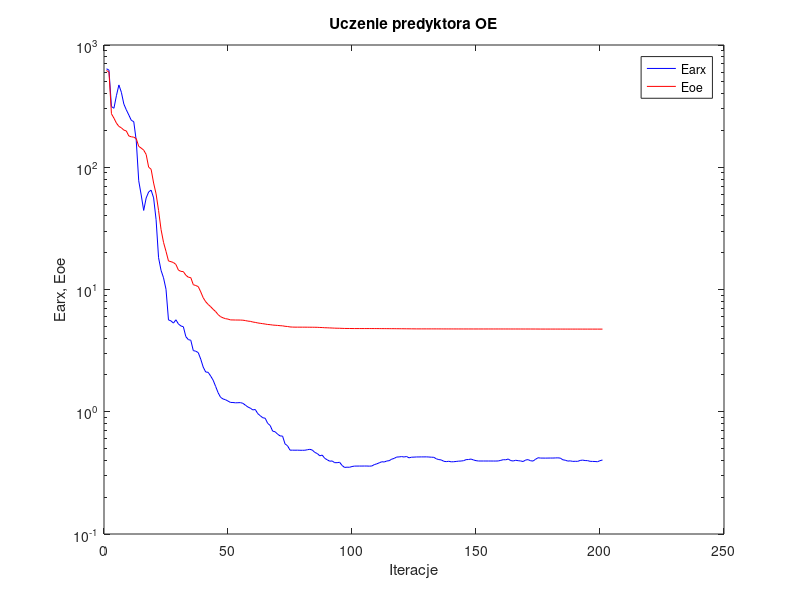
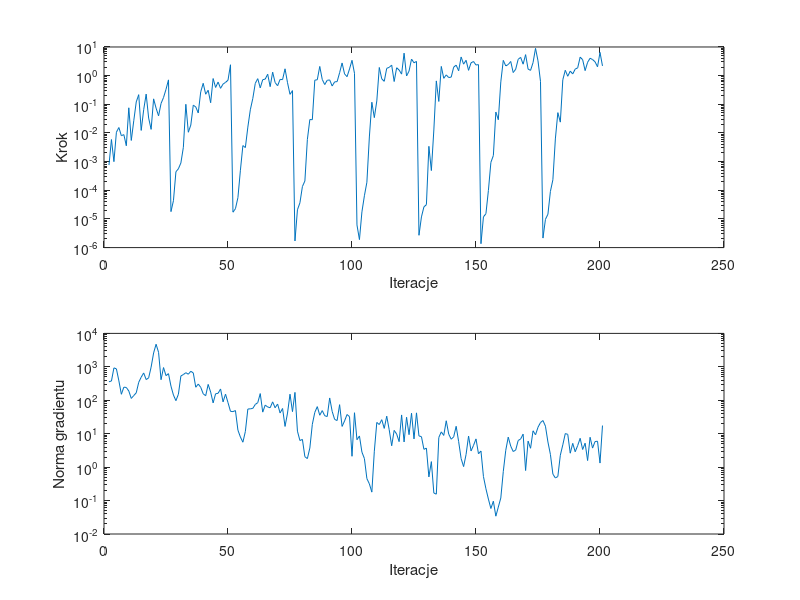

The MATLAB source for these figures, in order:
%uczenie predyktora oe
clear all;
n=0; farx(n+1)=6.388722e+002; foe(n+1)=6.184733e+002; wspucz(n+1)=0.000000e+000; ng(n+1)=0.000000e+000;
%odnowa zmiennej metryki
n=1; farx(n+1)=6.235286e+002; foe(n+1)=6.007330e+002; krok(n+1)=7.589753e-004; ng(n+1)=3.577836e+002;
n=2; farx(n+1)=3.135136e+002; foe(n+1)=2.738732e+002; krok(n+1)=5.906887e-003; ng(n+1)=3.764640e+002;
n=3; farx(n+1)=3.038053e+002; foe(n+1)=2.522044e+002; krok(n+1)=9.977322e-004; ng(n+1)=9.317530e+002;
n=4; farx(n+1)=3.846692e+002; foe(n+1)=2.298715e+002; krok(n+1)=1.063635e-002; ng(n+1)=8.681651e+002;
n=5; farx(n+1)=4.713967e+002; foe(n+1)=2.158152e+002; krok(n+1)=1.547432e-002; ng(n+1)=3.799732e+002;
n=6; farx(n+1)=4.105166e+002; foe(n+1)=2.102595e+002; krok(n+1)=8.009570e-003; ng(n+1)=1.510174e+002;
n=7; farx(n+1)=3.289035e+002; foe(n+1)=2.012956e+002; krok(n+1)=8.751130e-003; ng(n+1)=2.463629e+002;
n=8; farx(n+1)=2.949685e+002; foe(n+1)=1.981579e+002; krok(n+1)=3.576264e-003; ng(n+1)=2.413865e+002;
n=9; farx(n+1)=2.677198e+002; foe(n+1)=1.803283e+002; krok(n+1)=7.549232e-002; ng(n+1)=1.886854e+002;
n=10; farx(n+1)=2.422181e+002; foe(n+1)=1.775000e+002; krok(n+1)=5.478088e-003; ng(n+1)=1.134096e+002;
n=11; farx(n+1)=2.358784e+002; foe(n+1)=1.763259e+002; krok(n+1)=2.667694e-002; ng(n+1)=1.384937e+002;
n=12; farx(n+1)=1.651917e+002; foe(n+1)=1.715051e+002; krok(n+1)=1.210679e-001; ng(n+1)=1.666532e+002;
n=13; farx(n+1)=7.753176e+001; foe(n+1)=1.482066e+002; krok(n+1)=2.169866e-001; ng(n+1)=3.450222e+002;
n=14; farx(n+1)=5.926861e+001; foe(n+1)=1.434498e+002; krok(n+1)=1.226153e-002; ng(n+1)=4.902881e+002;
n=15; farx(n+1)=4.434476e+001; foe(n+1)=1.380822e+002; krok(n+1)=6.488875e-002; ng(n+1)=6.566694e+002;
n=16; farx(n+1)=5.602896e+001; foe(n+1)=1.272117e+002; krok(n+1)=2.268451e-001; ng(n+1)=4.155063e+002;
n=17; farx(n+1)=6.278759e+001; foe(n+1)=1.002388e+002; krok(n+1)=3.322261e-002; ng(n+1)=4.680737e+002;
n=18; farx(n+1)=6.500638e+001; foe(n+1)=9.622940e+001; krok(n+1)=1.333847e-002; ng(n+1)=9.808882e+002;
n=19; farx(n+1)=5.620997e+001; foe(n+1)=7.430647e+001; krok(n+1)=1.548452e-001; ng(n+1)=2.595987e+003;
n=20; farx(n+1)=3.727181e+001; foe(n+1)=6.056166e+001; krok(n+1)=7.340057e-002; ng(n+1)=4.739201e+003;
n=21; farx(n+1)=1.819918e+001; foe(n+1)=4.431393e+001; krok(n+1)=3.959818e-002; ng(n+1)=2.717498e+003;
n=22; farx(n+1)=1.435079e+001; foe(n+1)=3.099243e+001; krok(n+1)=1.066998e-001; ng(n+1)=4.120000e+002;
n=23; farx(n+1)=1.246750e+001; foe(n+1)=2.430299e+001; krok(n+1)=1.725040e-001; ng(n+1)=9.502742e+002;
n=24; farx(n+1)=1.005102e+001; foe(n+1)=2.051849e+001; krok(n+1)=3.326660e-001; ng(n+1)=5.452748e+002;
n=25; farx(n+1)=5.640524e+000; foe(n+1)=1.712158e+001; krok(n+1)=7.113726e-001; ng(n+1)=6.251340e+002;
%odnowa zmiennej metryki
n=26; farx(n+1)=5.537723e+000; foe(n+1)=1.689112e+001; krok(n+1)=1.800720e-005; ng(n+1)=2.642260e+002;
n=27; farx(n+1)=5.311192e+000; foe(n+1)=1.662314e+001; krok(n+1)=4.334515e-005; ng(n+1)=1.431440e+002;
n=28; farx(n+1)=5.654650e+000; foe(n+1)=1.602525e+001; krok(n+1)=4.430569e-004; ng(n+1)=9.724720e+001;
n=29; farx(n+1)=5.226773e+000; foe(n+1)=1.440978e+001; krok(n+1)=5.636956e-004; ng(n+1)=1.515954e+002;
n=30; farx(n+1)=5.033712e+000; foe(n+1)=1.407130e+001; krok(n+1)=8.989513e-004; ng(n+1)=5.334567e+002;
n=31; farx(n+1)=4.958751e+000; foe(n+1)=1.400826e+001; krok(n+1)=3.159755e-003; ng(n+1)=5.873586e+002;
n=32; farx(n+1)=4.115087e+000; foe(n+1)=1.309053e+001; krok(n+1)=1.001107e-001; ng(n+1)=6.674899e+002;
n=33; farx(n+1)=3.893088e+000; foe(n+1)=1.260417e+001; krok(n+1)=1.059021e-002; ng(n+1)=6.012347e+002;
n=34; farx(n+1)=3.842445e+000; foe(n+1)=1.250112e+001; krok(n+1)=1.887308e-002; ng(n+1)=7.360848e+002;
n=35; farx(n+1)=3.164544e+000; foe(n+1)=1.095363e+001; krok(n+1)=9.327289e-002; ng(n+1)=6.575463e+002;
n=36; farx(n+1)=3.127941e+000; foe(n+1)=1.077470e+001; krok(n+1)=8.100548e-002; ng(n+1)=2.454353e+002;
n=37; farx(n+1)=3.047051e+000; foe(n+1)=1.056499e+001; krok(n+1)=4.981739e-002; ng(n+1)=3.057406e+002;
n=38; farx(n+1)=2.694641e+000; foe(n+1)=9.568280e+000; krok(n+1)=2.730638e-001; ng(n+1)=2.435968e+002;
n=39; farx(n+1)=2.319915e+000; foe(n+1)=8.562677e+000; krok(n+1)=5.403454e-001; ng(n+1)=1.563888e+002;
n=40; farx(n+1)=2.114408e+000; foe(n+1)=7.945856e+000; krok(n+1)=2.250273e-001; ng(n+1)=1.365325e+002;
n=41; farx(n+1)=2.102035e+000; foe(n+1)=7.546411e+000; krok(n+1)=3.091610e-001; ng(n+1)=2.980475e+002;
n=42; farx(n+1)=1.960800e+000; foe(n+1)=7.236006e+000; krok(n+1)=1.134226e-001; ng(n+1)=1.759307e+002;
n=43; farx(n+1)=1.813025e+000; foe(n+1)=6.886264e+000; krok(n+1)=7.926233e-001; ng(n+1)=8.350203e+001;
n=44; farx(n+1)=1.613748e+000; foe(n+1)=6.602613e+000; krok(n+1)=3.867248e-001; ng(n+1)=1.565539e+002;
n=45; farx(n+1)=1.433130e+000; foe(n+1)=6.238711e+000; krok(n+1)=5.974954e-001; ng(n+1)=1.613819e+002;
n=46; farx(n+1)=1.312173e+000; foe(n+1)=5.992143e+000; krok(n+1)=3.607908e-001; ng(n+1)=2.177665e+002;
n=47; farx(n+1)=1.272310e+000; foe(n+1)=5.866795e+000; krok(n+1)=5.076342e-001; ng(n+1)=8.945213e+001;
n=48; farx(n+1)=1.254091e+000; foe(n+1)=5.771948e+000; krok(n+1)=5.819545e-001; ng(n+1)=1.521465e+002;
n=49; farx(n+1)=1.222539e+000; foe(n+1)=5.726450e+000; krok(n+1)=6.930078e-001; ng(n+1)=8.502250e+001;
n=50; farx(n+1)=1.191973e+000; foe(n+1)=5.640677e+000; krok(n+1)=2.398148e+000; ng(n+1)=4.667175e+001;
%odnowa zmiennej metryki
n=51; farx(n+1)=1.190383e+000; foe(n+1)=5.636497e+000; krok(n+1)=1.720017e-005; ng(n+1)=4.573846e+001;
n=52; farx(n+1)=1.183428e+000; foe(n+1)=5.628559e+000; krok(n+1)=2.277085e-005; ng(n+1)=4.921766e+001;
n=53; farx(n+1)=1.185569e+000; foe(n+1)=5.627176e+000; krok(n+1)=5.547503e-005; ng(n+1)=1.273497e+001;
n=54; farx(n+1)=1.187776e+000; foe(n+1)=5.623449e+000; krok(n+1)=5.011162e-004; ng(n+1)=7.946041e+000;
n=55; farx(n+1)=1.172067e+000; foe(n+1)=5.610287e+000; krok(n+1)=3.625910e-003; ng(n+1)=5.563074e+000;
n=56; farx(n+1)=1.132760e+000; foe(n+1)=5.569674e+000; krok(n+1)=3.096185e-003; ng(n+1)=1.166369e+001;
n=57; farx(n+1)=1.094261e+000; foe(n+1)=5.514469e+000; krok(n+1)=1.600986e-002; ng(n+1)=5.467351e+001;
n=58; farx(n+1)=1.070155e+000; foe(n+1)=5.489118e+000; krok(n+1)=6.442938e-002; ng(n+1)=5.549904e+001;
n=59; farx(n+1)=1.035680e+000; foe(n+1)=5.421221e+000; krok(n+1)=1.601162e-001; ng(n+1)=5.710863e+001;
n=60; farx(n+1)=1.042992e+000; foe(n+1)=5.380639e+000; krok(n+1)=5.403454e-001; ng(n+1)=7.498763e+001;
n=61; farx(n+1)=9.651516e-001; foe(n+1)=5.327436e+000; krok(n+1)=7.847380e-001; ng(n+1)=8.486811e+001;
n=62; farx(n+1)=9.287032e-001; foe(n+1)=5.289371e+000; krok(n+1)=3.745525e-001; ng(n+1)=1.584871e+002;
n=63; farx(n+1)=8.936082e-001; foe(n+1)=5.254360e+000; krok(n+1)=7.214488e-001; ng(n+1)=4.416737e+001;
n=64; farx(n+1)=8.850469e-001; foe(n+1)=5.218117e+000; krok(n+1)=7.571530e-001; ng(n+1)=7.157567e+001;
n=65; farx(n+1)=8.034609e-001; foe(n+1)=5.175164e+000; krok(n+1)=1.120145e+000; ng(n+1)=6.302888e+001;
n=66; farx(n+1)=7.725571e-001; foe(n+1)=5.157380e+000; krok(n+1)=4.128102e-001; ng(n+1)=5.974628e+001;
n=67; farx(n+1)=6.943484e-001; foe(n+1)=5.119617e+000; krok(n+1)=1.322970e+000; ng(n+1)=8.960982e+001;
n=68; farx(n+1)=6.858488e-001; foe(n+1)=5.101125e+000; krok(n+1)=5.736932e-001; ng(n+1)=5.971464e+001;
n=69; farx(n+1)=6.554786e-001; foe(n+1)=5.083320e+000; krok(n+1)=4.446475e-001; ng(n+1)=7.705914e+001;
n=70; farx(n+1)=6.343918e-001; foe(n+1)=5.058697e+000; krok(n+1)=7.386536e-001; ng(n+1)=4.168838e+001;
n=71; farx(n+1)=6.323451e-001; foe(n+1)=5.044175e+000; krok(n+1)=7.271671e-001; ng(n+1)=5.681595e+001;
n=72; farx(n+1)=5.456670e-001; foe(n+1)=5.001846e+000; krok(n+1)=1.731795e+000; ng(n+1)=1.649428e+001;
n=73; farx(n+1)=5.271347e-001; foe(n+1)=4.981295e+000; krok(n+1)=5.657309e-001; ng(n+1)=4.148971e+001;
n=74; farx(n+1)=4.852113e-001; foe(n+1)=4.941096e+000; krok(n+1)=2.223238e-001; ng(n+1)=1.517855e+002;
n=75; farx(n+1)=4.850552e-001; foe(n+1)=4.927842e+000; krok(n+1)=3.005969e-001; ng(n+1)=4.569311e+001;
%odnowa zmiennej metryki
n=76; farx(n+1)=4.846740e-001; foe(n+1)=4.921098e+000; krok(n+1)=1.704794e-006; ng(n+1)=1.719702e+002;
n=77; farx(n+1)=4.849659e-001; foe(n+1)=4.920682e+000; krok(n+1)=2.088415e-005; ng(n+1)=1.191356e+001;
n=78; farx(n+1)=4.841881e-001; foe(n+1)=4.920446e+000; krok(n+1)=3.654973e-005; ng(n+1)=6.243257e+000;
n=79; farx(n+1)=4.839767e-001; foe(n+1)=4.919349e+000; krok(n+1)=1.347782e-004; ng(n+1)=6.763990e+000;
n=80; farx(n+1)=4.844668e-001; foe(n+1)=4.919224e+000; krok(n+1)=2.111695e-004; ng(n+1)=2.045383e+000;
n=81; farx(n+1)=4.888946e-001; foe(n+1)=4.916606e+000; krok(n+1)=5.894618e-003; ng(n+1)=1.800956e+000;
n=82; farx(n+1)=4.929526e-001; foe(n+1)=4.914519e+000; krok(n+1)=2.946581e-002; ng(n+1)=3.733962e+000;
n=83; farx(n+1)=4.859006e-001; foe(n+1)=4.912940e+000; krok(n+1)=2.896961e-002; ng(n+1)=1.901158e+001;
n=84; farx(n+1)=4.649002e-001; foe(n+1)=4.909931e+000; krok(n+1)=6.954939e-001; ng(n+1)=4.348127e+001;
n=85; farx(n+1)=4.552351e-001; foe(n+1)=4.905703e+000; krok(n+1)=7.178655e-001; ng(n+1)=6.451104e+001;
n=86; farx(n+1)=4.363022e-001; foe(n+1)=4.892207e+000; krok(n+1)=2.094318e+000; ng(n+1)=3.565178e+001;
n=87; farx(n+1)=4.419689e-001; foe(n+1)=4.884758e+000; krok(n+1)=7.382907e-001; ng(n+1)=4.908967e+001;
n=88; farx(n+1)=4.159226e-001; foe(n+1)=4.867355e+000; krok(n+1)=4.884576e-001; ng(n+1)=3.440382e+001;
n=89; farx(n+1)=4.047729e-001; foe(n+1)=4.861387e+000; krok(n+1)=6.855549e-001; ng(n+1)=3.264292e+001;
n=90; farx(n+1)=3.939680e-001; foe(n+1)=4.850745e+000; krok(n+1)=7.101669e-001; ng(n+1)=1.173118e+002;
n=91; farx(n+1)=3.958866e-001; foe(n+1)=4.841063e+000; krok(n+1)=4.353621e-001; ng(n+1)=4.650566e+001;
n=92; farx(n+1)=3.833633e-001; foe(n+1)=4.829193e+000; krok(n+1)=6.063266e-001; ng(n+1)=2.673477e+001;
n=93; farx(n+1)=3.832113e-001; foe(n+1)=4.822480e+000; krok(n+1)=6.182030e-001; ng(n+1)=2.479208e+001;
n=94; farx(n+1)=3.861899e-001; foe(n+1)=4.818518e+000; krok(n+1)=1.261180e+000; ng(n+1)=7.384044e+001;
n=95; farx(n+1)=3.636003e-001; foe(n+1)=4.810149e+000; krok(n+1)=2.772031e+000; ng(n+1)=1.650244e+001;
n=96; farx(n+1)=3.503129e-001; foe(n+1)=4.801634e+000; krok(n+1)=1.147757e+000; ng(n+1)=2.404816e+001;
n=97; farx(n+1)=3.521007e-001; foe(n+1)=4.799290e+000; krok(n+1)=9.205345e-001; ng(n+1)=3.748153e+001;
n=98; farx(n+1)=3.513769e-001; foe(n+1)=4.797731e+000; krok(n+1)=1.710369e+000; ng(n+1)=3.232963e+001;
n=99; farx(n+1)=3.564487e-001; foe(n+1)=4.794266e+000; krok(n+1)=3.430439e+000; ng(n+1)=2.112651e+000;
n=100; farx(n+1)=3.592728e-001; foe(n+1)=4.792192e+000; krok(n+1)=1.207877e+000; ng(n+1)=4.239411e+001;
%odnowa zmiennej metryki
n=101; farx(n+1)=3.594530e-001; foe(n+1)=4.792150e+000; krok(n+1)=6.176249e-006; ng(n+1)=6.613387e+000;
n=102; farx(n+1)=3.595778e-001; foe(n+1)=4.792128e+000; krok(n+1)=1.899935e-006; ng(n+1)=8.560386e+000;
n=103; farx(n+1)=3.595982e-001; foe(n+1)=4.792111e+000; krok(n+1)=1.766648e-005; ng(n+1)=2.814570e+000;
n=104; farx(n+1)=3.597942e-001; foe(n+1)=4.792081e+000; krok(n+1)=6.446963e-005; ng(n+1)=1.810735e+000;
n=105; farx(n+1)=3.597700e-001; foe(n+1)=4.792075e+000; krok(n+1)=1.906226e-004; ng(n+1)=4.539958e-001;
n=106; farx(n+1)=3.589752e-001; foe(n+1)=4.791993e+000; krok(n+1)=7.251821e-003; ng(n+1)=3.164495e-001;
n=107; farx(n+1)=3.599971e-001; foe(n+1)=4.791748e+000; krok(n+1)=1.181740e-001; ng(n+1)=1.789478e-001;
n=108; farx(n+1)=3.696622e-001; foe(n+1)=4.790805e+000; krok(n+1)=3.432277e-002; ng(n+1)=2.992546e+000;
n=109; farx(n+1)=3.749575e-001; foe(n+1)=4.790400e+000; krok(n+1)=1.310933e-001; ng(n+1)=2.170283e+001;
n=110; farx(n+1)=3.823061e-001; foe(n+1)=4.788105e+000; krok(n+1)=1.927884e+000; ng(n+1)=1.879880e+001;
n=111; farx(n+1)=3.899846e-001; foe(n+1)=4.786896e+000; krok(n+1)=7.709580e-001; ng(n+1)=2.628146e+001;
n=112; farx(n+1)=3.882177e-001; foe(n+1)=4.786096e+000; krok(n+1)=6.340524e-001; ng(n+1)=1.440644e+001;
n=113; farx(n+1)=3.954258e-001; foe(n+1)=4.784521e+000; krok(n+1)=1.800219e+000; ng(n+1)=3.341604e+001;
n=114; farx(n+1)=3.979100e-001; foe(n+1)=4.783015e+000; krok(n+1)=1.948980e+000; ng(n+1)=1.312876e+001;
n=115; farx(n+1)=4.092501e-001; foe(n+1)=4.781815e+000; krok(n+1)=2.325210e+000; ng(n+1)=4.360498e+000;
n=116; farx(n+1)=4.154438e-001; foe(n+1)=4.781290e+000; krok(n+1)=6.239201e-001; ng(n+1)=1.256783e+001;
n=117; farx(n+1)=4.260455e-001; foe(n+1)=4.778300e+000; krok(n+1)=1.885812e+000; ng(n+1)=9.768106e+000;
n=118; farx(n+1)=4.271058e-001; foe(n+1)=4.776798e+000; krok(n+1)=1.569476e+000; ng(n+1)=5.793939e+000;
n=119; farx(n+1)=4.299040e-001; foe(n+1)=4.776164e+000; krok(n+1)=1.131462e+000; ng(n+1)=3.640717e+001;
n=120; farx(n+1)=4.264913e-001; foe(n+1)=4.773388e+000; krok(n+1)=6.088646e+000; ng(n+1)=5.670882e+000;
n=121; farx(n+1)=4.305523e-001; foe(n+1)=4.771539e+000; krok(n+1)=9.730681e-001; ng(n+1)=3.104004e+001;
n=122; farx(n+1)=4.196625e-001; foe(n+1)=4.769520e+000; krok(n+1)=1.443163e+000; ng(n+1)=9.355593e+000;
n=123; farx(n+1)=4.249324e-001; foe(n+1)=4.767603e+000; krok(n+1)=3.781569e+000; ng(n+1)=4.094385e+001;
n=124; farx(n+1)=4.254791e-001; foe(n+1)=4.765591e+000; krok(n+1)=2.804781e+000; ng(n+1)=6.984698e+000;
n=125; farx(n+1)=4.268177e-001; foe(n+1)=4.763103e+000; krok(n+1)=3.138952e+000; ng(n+1)=4.200054e+001;
%odnowa zmiennej metryki
n=126; farx(n+1)=4.268680e-001; foe(n+1)=4.763070e+000; krok(n+1)=2.688548e-006; ng(n+1)=8.570007e+000;
n=127; farx(n+1)=4.272987e-001; foe(n+1)=4.762963e+000; krok(n+1)=1.177023e-005; ng(n+1)=8.153952e+000;
n=128; farx(n+1)=4.272732e-001; foe(n+1)=4.762908e+000; krok(n+1)=2.638199e-005; ng(n+1)=3.406289e+000;
n=129; farx(n+1)=4.275718e-001; foe(n+1)=4.762848e+000; krok(n+1)=3.145966e-005; ng(n+1)=3.706457e+000;
n=130; farx(n+1)=4.263465e-001; foe(n+1)=4.762712e+000; krok(n+1)=3.416397e-003; ng(n+1)=5.098459e-001;
n=131; farx(n+1)=4.248514e-001; foe(n+1)=4.762495e+000; krok(n+1)=4.875677e-004; ng(n+1)=1.462450e+000;
n=132; farx(n+1)=4.239448e-001; foe(n+1)=4.762462e+000; krok(n+1)=1.270603e-002; ng(n+1)=1.679526e-001;
n=133; farx(n+1)=4.120611e-001; foe(n+1)=4.761840e+000; krok(n+1)=6.553300e-001; ng(n+1)=1.556150e-001;
n=134; farx(n+1)=4.062229e-001; foe(n+1)=4.761586e+000; krok(n+1)=1.257595e-001; ng(n+1)=7.706837e+000;
n=135; farx(n+1)=4.034495e-001; foe(n+1)=4.760413e+000; krok(n+1)=2.097493e+000; ng(n+1)=1.133739e+001;
n=136; farx(n+1)=3.935282e-001; foe(n+1)=4.759303e+000; krok(n+1)=8.067975e-001; ng(n+1)=8.874455e+000;
n=137; farx(n+1)=3.908711e-001; foe(n+1)=4.758655e+000; krok(n+1)=1.062525e+000; ng(n+1)=2.437592e+001;
n=138; farx(n+1)=3.935156e-001; foe(n+1)=4.758353e+000; krok(n+1)=8.576098e-001; ng(n+1)=9.705209e+000;
n=139; farx(n+1)=3.893665e-001; foe(n+1)=4.758091e+000; krok(n+1)=8.897574e-001; ng(n+1)=6.839965e+000;
n=140; farx(n+1)=3.901225e-001; foe(n+1)=4.757768e+000; krok(n+1)=1.981653e+000; ng(n+1)=8.075650e+000;
n=141; farx(n+1)=3.922061e-001; foe(n+1)=4.757079e+000; krok(n+1)=2.325210e+000; ng(n+1)=1.664062e+001;
n=142; farx(n+1)=3.944626e-001; foe(n+1)=4.756796e+000; krok(n+1)=1.477307e+000; ng(n+1)=5.805576e+000;
n=143; farx(n+1)=3.953555e-001; foe(n+1)=4.756364e+000; krok(n+1)=4.480579e+000; ng(n+1)=1.801608e+000;
n=144; farx(n+1)=3.980046e-001; foe(n+1)=4.756148e+000; krok(n+1)=2.516301e+000; ng(n+1)=1.037516e+000;
n=145; farx(n+1)=4.057514e-001; foe(n+1)=4.755731e+000; krok(n+1)=3.430439e+000; ng(n+1)=2.400536e+000;
n=146; farx(n+1)=4.068876e-001; foe(n+1)=4.755542e+000; krok(n+1)=1.531110e+000; ng(n+1)=8.497325e+000;
n=147; farx(n+1)=4.103014e-001; foe(n+1)=4.755348e+000; krok(n+1)=2.804781e+000; ng(n+1)=3.050722e+000;
n=148; farx(n+1)=4.032613e-001; foe(n+1)=4.755056e+000; krok(n+1)=3.108763e+000; ng(n+1)=4.472072e+000;
n=149; farx(n+1)=3.981435e-001; foe(n+1)=4.754782e+000; krok(n+1)=2.348361e+000; ng(n+1)=6.990283e+000;
n=150; farx(n+1)=3.954986e-001; foe(n+1)=4.754712e+000; krok(n+1)=2.425306e+000; ng(n+1)=2.508218e+000;
%odnowa zmiennej metryki
n=151; farx(n+1)=3.954918e-001; foe(n+1)=4.754710e+000; krok(n+1)=1.366464e-006; ng(n+1)=3.033813e+000;
n=152; farx(n+1)=3.954652e-001; foe(n+1)=4.754710e+000; krok(n+1)=1.181958e-005; ng(n+1)=5.238070e-001;
n=153; farx(n+1)=3.954658e-001; foe(n+1)=4.754710e+000; krok(n+1)=1.519948e-005; ng(n+1)=2.260078e-001;
n=154; farx(n+1)=3.954482e-001; foe(n+1)=4.754709e+000; krok(n+1)=9.874235e-005; ng(n+1)=1.107063e-001;
n=155; farx(n+1)=3.954318e-001; foe(n+1)=4.754709e+000; krok(n+1)=9.413494e-004; ng(n+1)=5.790924e-002;
n=156; farx(n+1)=3.952773e-001; foe(n+1)=4.754707e+000; krok(n+1)=1.631651e-003; ng(n+1)=9.579884e-002;
n=157; farx(n+1)=3.952643e-001; foe(n+1)=4.754701e+000; krok(n+1)=5.375048e-002; ng(n+1)=3.412589e-002;
n=158; farx(n+1)=3.959405e-001; foe(n+1)=4.754692e+000; krok(n+1)=2.896961e-002; ng(n+1)=6.404948e-002;
n=159; farx(n+1)=4.003057e-001; foe(n+1)=4.754636e+000; krok(n+1)=6.058278e-001; ng(n+1)=1.196133e-001;
n=160; farx(n+1)=4.054188e-001; foe(n+1)=4.754526e+000; krok(n+1)=3.414648e+000; ng(n+1)=7.378959e-001;
n=161; farx(n+1)=4.046162e-001; foe(n+1)=4.754311e+000; krok(n+1)=2.183479e+000; ng(n+1)=3.194700e+000;
n=162; farx(n+1)=4.106348e-001; foe(n+1)=4.753898e+000; krok(n+1)=2.443746e+000; ng(n+1)=7.893850e+000;
n=163; farx(n+1)=3.985334e-001; foe(n+1)=4.753579e+000; krok(n+1)=3.123501e+000; ng(n+1)=4.249219e+000;
n=164; farx(n+1)=3.957023e-001; foe(n+1)=4.753493e+000; krok(n+1)=1.280929e+000; ng(n+1)=2.930441e+000;
n=165; farx(n+1)=4.009673e-001; foe(n+1)=4.753349e+000; krok(n+1)=1.675028e+000; ng(n+1)=3.238716e+000;
n=166; farx(n+1)=3.978979e-001; foe(n+1)=4.753005e+000; krok(n+1)=3.712932e+000; ng(n+1)=6.243736e+000;
n=167; farx(n+1)=3.958441e-001; foe(n+1)=4.752672e+000; krok(n+1)=4.335649e+000; ng(n+1)=6.965089e+000;
n=168; farx(n+1)=3.916034e-001; foe(n+1)=4.752334e+000; krok(n+1)=2.511202e+000; ng(n+1)=9.709760e+000;
n=169; farx(n+1)=4.029364e-001; foe(n+1)=4.751969e+000; krok(n+1)=5.409329e+000; ng(n+1)=7.915546e-001;
n=170; farx(n+1)=4.057763e-001; foe(n+1)=4.751798e+000; krok(n+1)=1.691294e+000; ng(n+1)=5.991156e+000;
n=171; farx(n+1)=3.973885e-001; foe(n+1)=4.751582e+000; krok(n+1)=1.527605e+000; ng(n+1)=3.668022e+000;
n=172; farx(n+1)=3.951606e-001; foe(n+1)=4.751194e+000; krok(n+1)=2.845490e+000; ng(n+1)=1.221996e+001;
n=173; farx(n+1)=4.083581e-001; foe(n+1)=4.750489e+000; krok(n+1)=8.954387e+000; ng(n+1)=9.252974e+000;
n=174; farx(n+1)=4.205371e-001; foe(n+1)=4.749148e+000; krok(n+1)=3.290939e+000; ng(n+1)=1.560558e+001;
n=175; farx(n+1)=4.179941e-001; foe(n+1)=4.747697e+000; krok(n+1)=6.332576e-001; ng(n+1)=2.152350e+001;
%odnowa zmiennej metryki
n=176; farx(n+1)=4.178931e-001; foe(n+1)=4.747430e+000; krok(n+1)=2.148369e-006; ng(n+1)=2.478465e+001;
n=177; farx(n+1)=4.176214e-001; foe(n+1)=4.746930e+000; krok(n+1)=9.671965e-006; ng(n+1)=1.677823e+001;
n=178; farx(n+1)=4.180039e-001; foe(n+1)=4.746853e+000; krok(n+1)=1.460917e-005; ng(n+1)=5.660448e+000;
n=179; farx(n+1)=4.182536e-001; foe(n+1)=4.746771e+000; krok(n+1)=9.130829e-005; ng(n+1)=2.409291e+000;
n=180; farx(n+1)=4.181397e-001; foe(n+1)=4.746755e+000; krok(n+1)=2.329268e-004; ng(n+1)=6.191791e-001;
n=181; farx(n+1)=4.190148e-001; foe(n+1)=4.746575e+000; krok(n+1)=6.192369e-003; ng(n+1)=4.736920e-001;
n=182; farx(n+1)=4.197745e-001; foe(n+1)=4.746420e+000; krok(n+1)=5.119273e-002; ng(n+1)=5.243253e-001;
n=183; farx(n+1)=4.175785e-001; foe(n+1)=4.746293e+000; krok(n+1)=2.387143e-002; ng(n+1)=2.271577e+000;
n=184; farx(n+1)=4.047918e-001; foe(n+1)=4.745761e+000; krok(n+1)=7.178738e-001; ng(n+1)=4.641822e+000;
n=185; farx(n+1)=4.012694e-001; foe(n+1)=4.745437e+000; krok(n+1)=1.541916e+000; ng(n+1)=1.009229e+001;
n=186; farx(n+1)=3.949243e-001; foe(n+1)=4.745147e+000; krok(n+1)=9.512526e-001; ng(n+1)=9.541370e+000;
n=187; farx(n+1)=3.964820e-001; foe(n+1)=4.744969e+000; krok(n+1)=1.441640e+000; ng(n+1)=2.610426e+000;
n=188; farx(n+1)=3.926817e-001; foe(n+1)=4.744828e+000; krok(n+1)=1.145164e+000; ng(n+1)=5.144840e+000;
n=189; farx(n+1)=3.934274e-001; foe(n+1)=4.744707e+000; krok(n+1)=1.691553e+000; ng(n+1)=2.881852e+000;
n=190; farx(n+1)=3.928684e-001; foe(n+1)=4.744640e+000; krok(n+1)=1.874409e+000; ng(n+1)=4.425890e+000;
n=191; farx(n+1)=3.997109e-001; foe(n+1)=4.744357e+000; krok(n+1)=4.428063e+000; ng(n+1)=7.284038e+000;
n=192; farx(n+1)=4.022162e-001; foe(n+1)=4.743650e+000; krok(n+1)=3.600437e+000; ng(n+1)=3.369832e+000;
n=193; farx(n+1)=3.988784e-001; foe(n+1)=4.743477e+000; krok(n+1)=1.495995e+000; ng(n+1)=5.204400e+000;
n=194; farx(n+1)=3.982513e-001; foe(n+1)=4.743300e+000; krok(n+1)=2.924078e+000; ng(n+1)=1.572648e+000;
n=195; farx(n+1)=3.932362e-001; foe(n+1)=4.743132e+000; krok(n+1)=4.036272e+000; ng(n+1)=7.825060e+000;
n=196; farx(n+1)=3.924040e-001; foe(n+1)=4.742892e+000; krok(n+1)=3.644931e+000; ng(n+1)=3.710743e+000;
n=197; farx(n+1)=3.918364e-001; foe(n+1)=4.742649e+000; krok(n+1)=3.044323e+000; ng(n+1)=5.824147e+000;
n=198; farx(n+1)=3.900107e-001; foe(n+1)=4.742561e+000; krok(n+1)=2.034481e+000; ng(n+1)=5.954059e+000;
n=199; farx(n+1)=3.979676e-001; foe(n+1)=4.742336e+000; krok(n+1)=6.471179e+000; ng(n+1)=1.323212e+000;
n=200; farx(n+1)=4.030636e-001; foe(n+1)=4.742046e+000; krok(n+1)=2.184510e+000; ng(n+1)=1.753383e+001;

figure; semilogy(farx,'b'); hold on; semilogy(foe,'r'); xlabel('Iteracje'); ylabel('Earx, Eoe'); legend('Earx','Eoe'); title('Uczenie predyktora OE');
figure; subplot(2,1,1); semilogy(krok); xlabel('Iteracje'); ylabel('Krok');
subplot(2,1,2); semilogy(ng); xlabel('Iteracje'); ylabel('Norma gradientu');
Earx=farx(n+1)
Eoe=foe(n+1)
